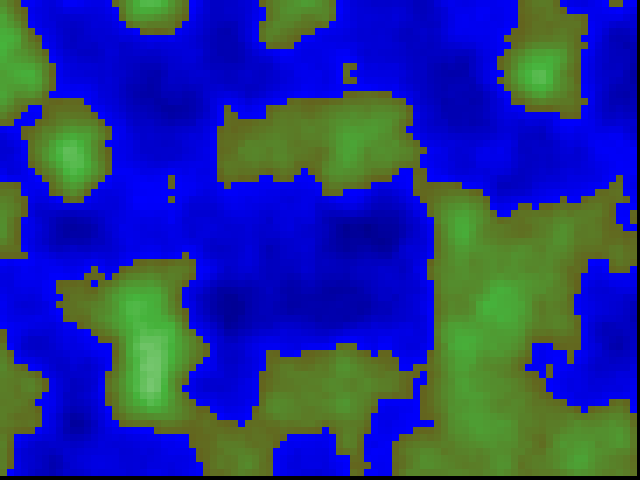
Frame 1 (no input)
Frame 60 (the mouse pressed at the canvas centre just before this capture): identical to frame 1, image omitted
Frame 120 (the mouse held since frame 60 and released just before this capture): identical to frame 1, image omitted

The Processing sketch that drew this single still picture (run headless with seeded random() and noise(); from frame 60 on, the mouse is pressed at the canvas centre):

// Processing sketch: noise3_processing
// ── noise3_processing.pde
/*
NOISE EXAMPLE 3
OTHER ARRAY TYPES

this example uses both of the prior techniques to create tile colors that evoke landscapes.
we use a 2D array of colors instead of an array of chars or ints or whatever.
 
also below is a commented-out class that has multiple data types. 
it has a color variable as well as a char value, and a display method for drawing them both.
try using it instead by uncommenting them and commenting out the colorgrid approach, or creating your own.
*/

color[][] colorgrid;   
int cellsize = 7;

//Land[][] landgrid;

void setup() {
  size(640, 480);
  colorgrid = new color[width/cellsize][height/cellsize];
  //landgrid = new Land[width/cellsize][height/cellsize];
  //noiseSeed(0);

  background(0);
  noiseDetail(7, 0.4);  
  float increment = 0.09; 

  float xoff = 0.0;
  for (int x = 0; x < width/cellsize; x++) {
    xoff += increment;
    float yoff = 0.0;
    for (int y = 0; y < height/cellsize; y++) {
      yoff += increment;
      float noiseVal = noise(xoff, yoff);
      if (noiseVal < 0.4) {
        color fillColor = color(0, 0, map(noiseVal, 0, 0.4, 100, 255));
        colorgrid[x][y] = fillColor;
        //landgrid[x][y] = new Land(fillColor, '~');
      } else if (noiseVal >= 0.4 && noiseVal < 0.65) {
        color fillColor = color(map(noiseVal, 0.4, 0.65, 100, 70), 
          map(noiseVal, 0.4, 0.65, 100, 180), 
          map(noiseVal, 0.4, 0.65, 30, 60));
        colorgrid[x][y] = fillColor;
        //landgrid[x][y] = new Land(fillColor, ',');
      } else if (noiseVal >= 0.65) {
        color fillColor = color(map(noiseVal, 0.65, 1.0, 70, 250), 
          map(noiseVal, 0.65, 1.0, 180, 250), 
          map(noiseVal, 0.65, 1.0, 60, 250));
        colorgrid[x][y] = fillColor;
        //landgrid[x][y] = new Land(fillColor, ',');
      }
    }
  }
}

void draw() {
  background(0);
  for (int i = 0; i < height/cellsize; i++) {
    for (int j = 0; j < width/cellsize; j++) {
      fill(colorgrid[j][i]);
      noStroke();
      rect(j*cellsize, i*cellsize, cellsize, cellsize);
      //landgrid[j][i].display(j*cellsize, i*cellsize, cellsize, cellsize);
    }
  }
}


//class Land {
//  color landColor;
//  char landChar;

//  Land(color c, char r) {
//    landColor = c;
//    landChar = r;
//  }

//  void display(int x, int y, int w, int h) {
//    fill(landColor);
//    noStroke();
//    rect(x, y, w, h);
//    fill(0);
//    text(landChar, x + w/2, y + w/2);
//  }
//}
